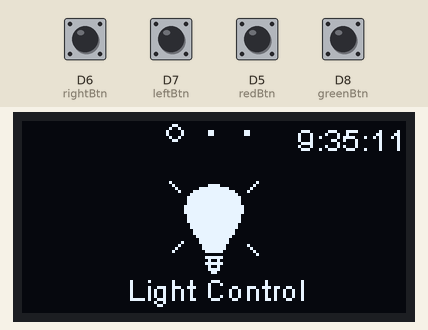
Bench run of a sketch on a simulated ESP8266 (NodeMCU). Parts: 128×64 one-colour display. The test bench sets the inputs (shaded band); at power-on: D5 (redBtn), D6 (rightBtn), D7 (leftBtn), D8 (greenBtn) LOW. WiFi joins after 1.5 s; servers stay silent unless stated; what the sketch prints to the serial monitor is not drawn.

Above: at 5.6 s.
5.7 s: D6 (rightBtn) pulled HIGH for 0.15 s
At 6.7 s:
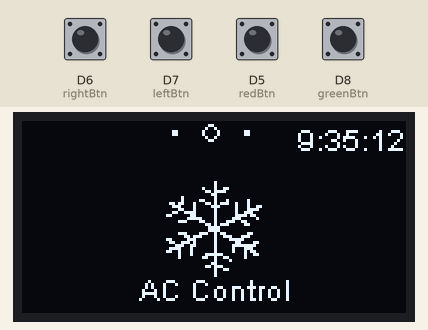
8.8 s: D7 (leftBtn) pulled HIGH for 0.15 s
At 8.89 s:
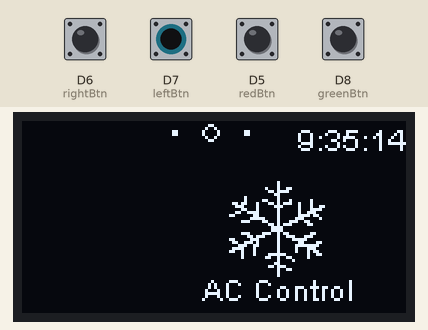
10.4 s: D8 (greenBtn) pulled HIGH for 0.15 s
At 12.7 s:
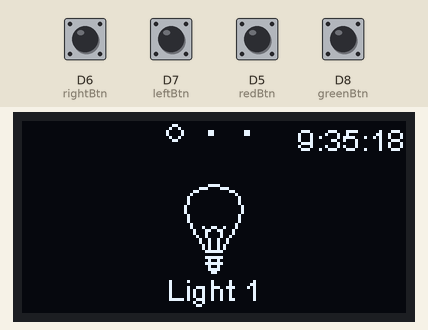
13.5 s: D8 (greenBtn) pulled HIGH for 1 s
At 14.7 s:
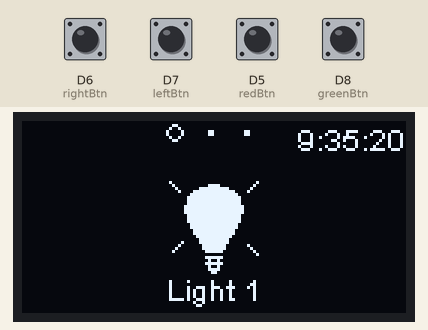
17.5 s: D6 (rightBtn) pulled HIGH for 1 s
At 17.6 s:
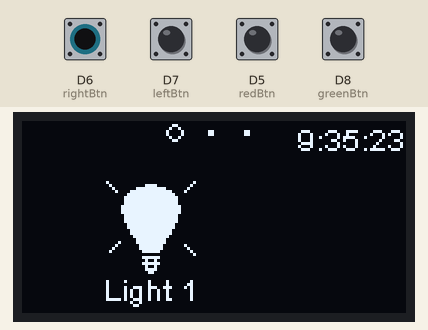
20.0 s: D5 (redBtn) pulled HIGH for 0.15 s
At 21.5 s:
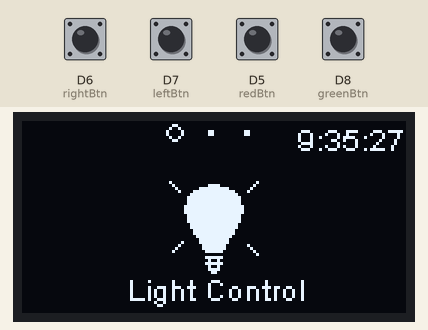
Timing chart, 0 to 23.0 s (numbered marks = the images above; inputs shaded):
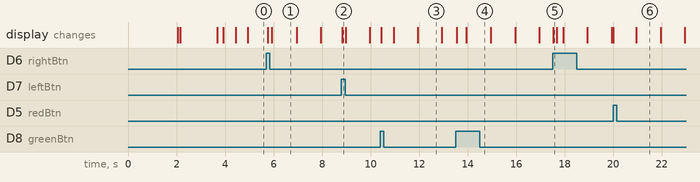

The sketch:

ai2_home.ino
```cpp
// (licence header left out)
//Sorapon Pondsomchai,, Faculty of Computer Engineering @Chulalongkorn University
// Include the correct display library
// For a connection via I2C using Wire include
#include <Wire.h>  // Only needed for Arduino 1.6.5 and earlier
#include "SSD1306.h" // alias for `#include "SSD1306Wire.h"`
#include <TimeLib.h>
#include <ESP8266WiFi.h>
#include <TaskScheduler.h>
#include <ESP8266WebServer.h>
#include <WebSocketsServer.h>
#include <ESP8266mDNS.h>
#include <WiFiClient.h>

// Include the UI lib
#include "OLEDDisplayUi.h"

// Include custom images
#include "images.h"

#define debounce 50

SSD1306  display(0x3c, D2, D1);
OLEDDisplayUi ui     ( &display );
Scheduler scheduler;
ESP8266WebServer server ( 80 );

const char* ssid = "ASUS";
const char* password = "12234567";
const int redBtn = D5;
const int greenBtn = D8;
const int leftBtn = D7;
const int rightBtn = D6;

const char* lightState[] = {lightOff, lightOff, lightOff};

String twoDigits(int digits){
  if(digits < 10) {
    String i = '0'+String(digits);
    return i;
  }
  else {
    return String(digits);
  }
}

void testcallback(){
  delay(1000);
}

void updateLoadingState(String stage, uint8_t progress){
   display.clear();
   display.setTextAlignment(TEXT_ALIGN_CENTER);
   display.setFont(ArialMT_Plain_10);
   display.drawString(64, 18, stage);
   display.drawProgressBar(4, 32, 120, 8, progress);
   display.display();
}
//-------------------------------Frames and Overlays-------------------------------
void msOverlay(OLEDDisplay *display, OLEDDisplayUiState* state) {
  String timenow = String(hour())+":"+twoDigits(minute())+":"+twoDigits(second());
  display->setTextAlignment(TEXT_ALIGN_RIGHT);
  display->setFont(ArialMT_Plain_10);
  display->drawString(128, 0, timenow);
}

void homeFrame(OLEDDisplay *display, OLEDDisplayUiState* state, int16_t x, int16_t y) {

  display->setTextAlignment(TEXT_ALIGN_CENTER);
  display->setFont(ArialMT_Plain_10);
  display->drawString(64 + x, 17 + y, "Info");
  display->drawString(64 + x, 28 + y, WiFi.localIP().toString());
  display->drawString(64 + x, 39 + y, WiFi.macAddress());

}

void lightFrame(OLEDDisplay *display, OLEDDisplayUiState* state, int16_t x, int16_t y) {

  display->drawXbm(x + 48, y + 20, icon_res, icon_res, lightOn);
  display->setTextAlignment(TEXT_ALIGN_CENTER);
  display->setFont(ArialMT_Plain_10);
  display->drawString(64 + x, 50 + y, "Light Control");
}

void acFrame(OLEDDisplay *display, OLEDDisplayUiState* state, int16_t x, int16_t y) {

  display->drawXbm(x + 48, y + 20, icon_res, icon_res, ac);
  display->setTextAlignment(TEXT_ALIGN_CENTER);
  display->setFont(ArialMT_Plain_10);
  display->drawString(64 + x, 50 + y, "AC Control");
}

void lightMenu1(OLEDDisplay *display, OLEDDisplayUiState* state, int16_t x, int16_t y) {
  display->drawXbm(x + 48, y + 20, icon_res, icon_res, lightState[0]);
  display->setTextAlignment(TEXT_ALIGN_CENTER);
  display->setFont(ArialMT_Plain_10);
  display->drawString(64 + x, 50 + y, "Light 1");
}

void lightMenu2(OLEDDisplay *display, OLEDDisplayUiState* state, int16_t x, int16_t y) {
  display->drawXbm(x + 48, y + 20, icon_res, icon_res, lightState[1]);
  display->setTextAlignment(TEXT_ALIGN_CENTER);
  display->setFont(ArialMT_Plain_10);
  display->drawString(64 + x, 50 + y, "Light 2");
}

void lightMenu3(OLEDDisplay *display, OLEDDisplayUiState* state, int16_t x, int16_t y) {
  display->drawXbm(x + 48, y + 20, icon_res, icon_res, lightState[2]);
  display->setTextAlignment(TEXT_ALIGN_CENTER);
  display->setFont(ArialMT_Plain_10);
  display->drawString(64 + x, 50 + y, "Light 3");
}

void acMenu1(OLEDDisplay *display, OLEDDisplayUiState* state, int16_t x, int16_t y) {

  display->drawXbm(x + 48, y + 20, icon_res, icon_res, ac);
  display->setTextAlignment(TEXT_ALIGN_CENTER);
  display->setFont(ArialMT_Plain_10);
  display->drawString(64 + x, 50 + y, "AC 1");
}

void acMenu2(OLEDDisplay *display, OLEDDisplayUiState* state, int16_t x, int16_t y) {

  display->drawXbm(x + 48, y + 20, icon_res, icon_res, ac);
  display->setTextAlignment(TEXT_ALIGN_CENTER);
  display->setFont(ArialMT_Plain_10);
  display->drawString(64 + x, 50 + y, "AC 2");
}

void acMenu3(OLEDDisplay *display, OLEDDisplayUiState* state, int16_t x, int16_t y) {

  display->drawXbm(x + 48, y + 20, icon_res, icon_res, ac);
  display->setTextAlignment(TEXT_ALIGN_CENTER);
  display->setFont(ArialMT_Plain_10);
  display->drawString(64 + x, 50 + y, "AC 3");
}
FrameCallback frames[] = { lightFrame, acFrame, homeFrame};
FrameCallback lightframes[] = { lightMenu1, lightMenu2, lightMenu3};
FrameCallback acframes[] = { acMenu1, acMenu2, acMenu3};
int frameCount = 3;
int lightCount = 3;
int acCount = 3;
OverlayCallback overlays[] = { msOverlay };
int overlaysCount = 1;

int menuState = 0;
int tempFrame = 0;
int maxFrame = frameCount;
/*
void nextMenu(){
  currentFrame++;
  if(currentFrame == maxFrame) currentFrame = 0;
  ui.transitionToFrame(currentFrame);
}
void previousMenu(){
  currentFrame--;
  if(currentFrame == -1) currentFrame = maxFrame-1;
  ui.transitionToFrame(currentFrame);
}*/
void selectMenu(){
  if(menuState == 0){
    tempFrame =  ui.getUiState()->currentFrame;
    if(ui.getUiState()->currentFrame == 0){ ui.setFrames(lightframes, lightCount); menuState = 1;}
    else if(ui.getUiState()->currentFrame == 1){ ui.setFrames(acframes, acCount); menuState = 2;}
  }
  else if(menuState == 1){
    if(lightState[ui.getUiState()->currentFrame] == lightOff) lightState[ui.getUiState()->currentFrame] = lightOn;
    else if(lightState[ui.getUiState()->currentFrame] == lightOn) lightState[ui.getUiState()->currentFrame] = lightOff;
  }
}
void exitMenu(){
  ui.setFrames(frames, frameCount);
  if(menuState != 0) ui.switchToFrame(tempFrame);
  menuState = 0;
}

//----------------------------------------------------------------------------
void setup() {
  Serial.begin(115200);

  ui.setTargetFPS(60);

  ui.setActiveSymbol(activeSymbol);
  ui.setInactiveSymbol(inactiveSymbol);

  ui.setIndicatorPosition(TOP);
  ui.setIndicatorDirection(LEFT_RIGHT);

  ui.setFrameAnimation(SLIDE_LEFT);

  ui.setFrames(frames, frameCount);
  ui.setOverlays(overlays, overlaysCount);

  ui.disableAutoTransition();
  ui.setTimePerTransition(100);

  ui.init();

  display.flipScreenVertically();

  display.clear();
  display.drawXbm(41, 18, Logo_width, Logo_height, Logo_bits);
  display.setTextAlignment(TEXT_ALIGN_CENTER);
  display.setFont(ArialMT_Plain_10);
  display.drawString(64, 0, "Ai2 Prototype");
  display.display();
  delay(2000);
  updateLoadingState("Initializing...", 0);
  delay(100);
  updateLoadingState("Connecting WiFi...", 10);
  while (WiFi.status() != WL_CONNECTED)
  {
    WiFi.begin(ssid, password);
    delay(500);
  }
  Serial.println(WiFi.localIP());
  updateLoadingState("Starting MDNS...", 20);
  delay(100);
  if ( MDNS.begin ( "esp8266" ) ) {
    delay(100);
  }
  updateLoadingState("Initializing Server...", 30);
  server.on ( "/", []() {
   server.send ( 200, "text/plain", "this works as well" );
  } );
  server.begin();
  updateLoadingState("Pins Initialized...", 65);
  //pins setup
  pinMode(redBtn, INPUT);
  pinMode(greenBtn, INPUT);
  pinMode(leftBtn, INPUT);
  pinMode(rightBtn, INPUT);
  updateLoadingState("Time Initialized...", 85);
  //Time
  unsigned long secsSinceStart = millis();
  // Unix time starts on Jan 1 1970. In seconds, that's 2208988800:
  const unsigned long seventyYears = 2208988800UL;
  // subtract seventy years:
  unsigned long epoch = secsSinceStart - seventyYears * SECS_PER_HOUR;
  setTime(epoch);
  updateLoadingState("Finished...", 100);
  delay(500);
}
//debounce and one-pulse
int redVal, greenVal, leftVal, rightVal;
int lRed, lGreen, lLeft, lRight;
int sRed, sGreen, sLeft, sRight;
void loop() {
  server.handleClient();
  int remainingTimeBudget = ui.update();

  if (remainingTimeBudget > 0) {

    redVal = digitalRead(redBtn);
    greenVal = digitalRead(greenBtn);
    leftVal = digitalRead(leftBtn);
    rightVal = digitalRead(rightBtn);

    if(((millis()-lLeft) > debounce) && sLeft && leftVal){
      ui.previousFrame();
      lLeft = millis();
      sLeft = 0;
    }else{
      sLeft = !leftVal;
    }
    if(((millis()-lRight) > debounce) && sRight && rightVal){
      ui.nextFrame();
      lRight = millis();
      sRight = 0;
    }else{
      sRight = !rightVal;
    }
    if(((millis()-lGreen) > debounce) && sGreen && greenVal){
      selectMenu();
      lGreen = millis();
      sGreen = 0;
    }else{
      sGreen = !greenVal;
    }
    if(((millis()-lRed) > debounce) && sRed && redVal){
      exitMenu();
      lRed = millis();
      sRed = 0;
    }else{
      sRed = !redVal;
    }

    remainingTimeBudget = ui.update();
    delay(remainingTimeBudget);
  }
}
```

Source omitted: images.h (data table, 4489 bytes)

Measured:
- after the input at 5.7 s, the display: first changes after 0.06 s (image 1 shows a later state)
- after the input at 8.8 s, the display: changes at once (image 2)
- after the input at 10.4 s, the display: first changes at once (image 3 shows a later state)
- after the input at 13.5 s, the display: first changes after 0.05 s (image 4 shows a later state)
- after the input at 17.5 s, the display: changes at once (image 5)
- after the input at 20.0 s, the display: first changes at once (image 6 shows a later state)
- what the display in image 6 shows lasts 1.0 s, from 20.9 s to 21.9 s
